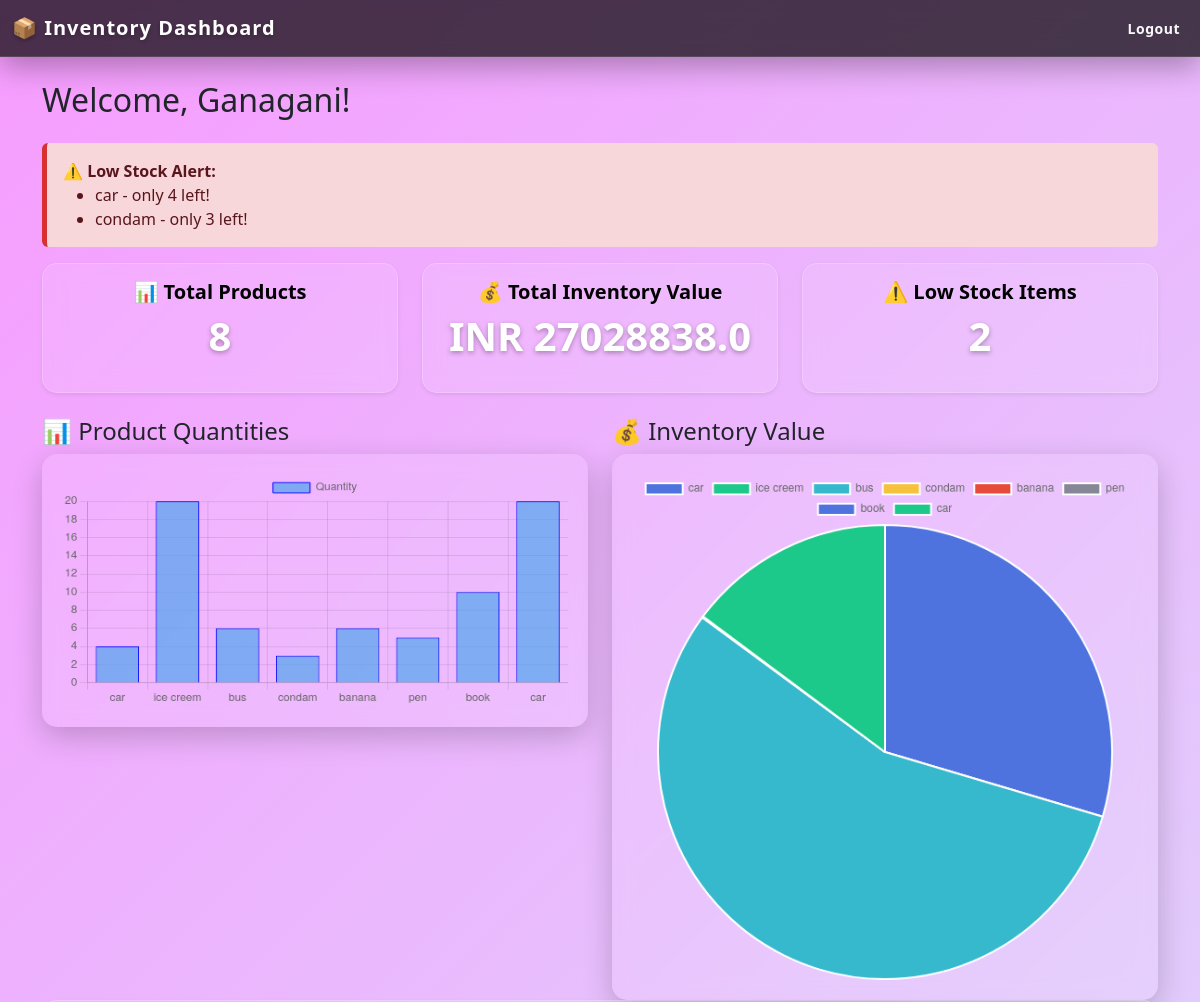
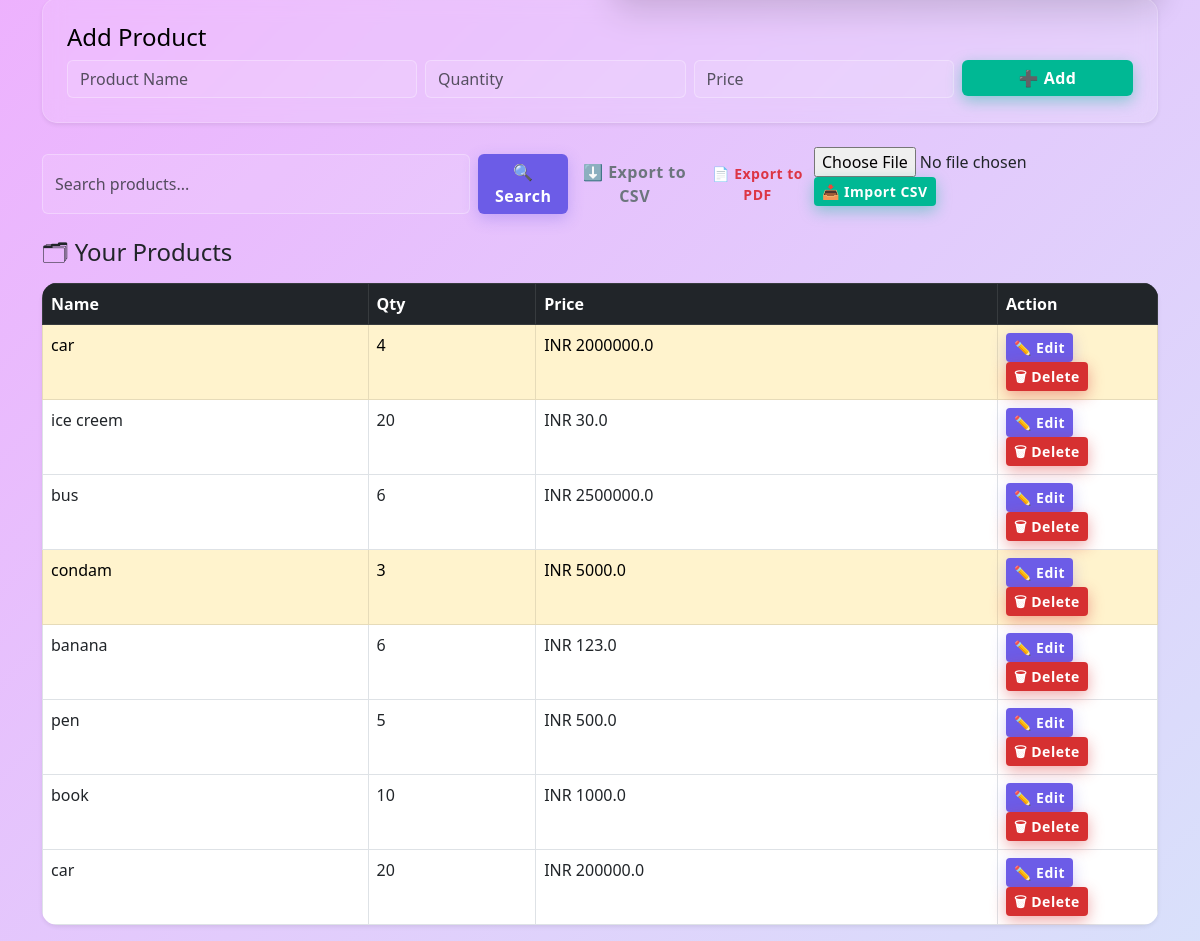
The app's page /dashboard/ (signed in) with its own data (2 pictures, top to bottom).
### inventory/models.py (models this page shows, shortened)
class Product(models.Model):
    name = models.CharField(max_length=100)
    quantity = models.IntegerField()
    price = models.FloatField()
    added_by = models.ForeignKey(User, on_delete=models.CASCADE)

### inventory/views.py (the view, shortened to what this page needs)
# urls.py: path('dashboard/', views.dashboard, name='dashboard'),
@login_required
def dashboard(request):
    user = request.user
    query = request.GET.get('q')
    if query:
        products = Product.objects.filter(name__icontains=query, added_by=user)
    else:
        products = Product.objects.filter(added_by=user)
    low_stock_products = products.filter(quantity__lt=5)
    total_products = products.count()
    total_value = products.aggregate(value=Sum(F('quantity') * F('price')))['value'] or 0
    low_stock_count = low_stock_products.count()
    product_names = [p.name for p in products]
    product_quantities = [p.quantity for p in products]
    product_values = [p.price * p.quantity for p in products]
    return render(request, 'dashboard.html', {
        'products': products,
        'low_stock_products': low_stock_products,
        'total_products': total_products,
        'total_value': total_value,
        'low_stock_count': low_stock_count,
        'user': user,
        'product_names': json.dumps(product_names, cls=DjangoJSONEncoder),
        'product_quantities': json.dumps(product_quantities, cls=DjangoJSONEncoder),
        'product_values': json.dumps(product_values, cls=DjangoJSONEncoder),
    })

### inventory/templates/dashboard.html (shortened to what this page needs)
<!DOCTYPE html>
<html lang="en">
<head>
    <link href="https://cdn.jsdelivr.net/npm/bootstrap@5.3.0/dist/css/bootstrap.min.css" rel="stylesheet">
</head>
<body class="bg-light">
<nav class="navbar navbar-expand-lg navbar-dark bg-dark mb-4">
    <div class="container-fluid">
        <a class="navbar-brand" href="#">📦 Inventory Dashboard</a>
        <div class="d-flex">
            <a href="{% url 'logout_user' %}" class="btn btn-outline-light btn-sm">Logout</a>
        </div>
    </div>
</nav>
<div class="container">
    <h2 class="mb-4">Welcome, {{ user.username }}!</h2>
    {% if low_stock_products %}
    <div class="alert alert-danger">
        <strong>⚠️ Low Stock Alert:</strong>
        <ul class="mb-0">
            {% for item in low_stock_products %}
                <li>{{ item.name }} - only {{ item.quantity }} left!</li>
            {% endfor %}
        </ul>
    </div>
    {% endif %}
    <div class="row text-center mb-4">
        <div class="col-md-4">
            <div class="card border-0 shadow-sm">
                <div class="card-body">
                    <h5 class="card-title">📊 Total Products</h5>
                    <p class="display-6">{{ total_products }}</p>
                </div>
            </div>
        </div>
        <div class="col-md-4">
            <div class="card border-0 shadow-sm">
                <div class="card-body">
                    <h5 class="card-title">💰 Total Inventory Value</h5>
                    <p class="display-6">INR {{ total_value }}</p>
                </div>
            </div>
        </div>
        <div class="col-md-4">
            <div class="card bg-warning border-0 shadow-sm">
                <div class="card-body">
                    <h5 class="card-title">⚠️ Low Stock Items</h5>
                    <p class="display-6">{{ low_stock_count }}</p>
                </div>
            </div>
        </div>
    </div>
    <div class="row mt-4">
    <div class="col-md-6">
        <h4>📊 Product Quantities</h4>
        <canvas id="quantityChart"></canvas>
    </div>
    <div class="col-md-6">
        <h4>💰 Inventory Value</h4>
        <canvas id="valueChart"></canvas>
    </div>
</div>
    <div class="card p-4 mb-4 shadow-sm">
        <h4>Add Product</h4>
        <form method="POST">
            <div class="row g-2">
                <div class="col-md-4">
                    <input type="text" name="name" class="form-control" placeholder="Product Name" required>
                </div>
                <div class="col-md-3">
                    <input type="number" name="quantity" class="form-control" placeholder="Quantity" required>
                </div>
                <div class="col-md-3">
                    <input type="number" name="price" step="0.01" class="form-control" placeholder="Price" required>
                </div>
                <div class="col-md-2">
                    <button type="submit" class="btn btn-success w-100">➕ Add</button>
                </div>
            </div>
        </form>
    </div>
    <div class="d-flex justify-content-between align-items-center mb-3">
        <form method="GET" class="d-flex" style="width: 60%;">
            <input type="text" name="q" class="form-control me-2" placeholder="Search products..." value="{{ request.GET.q }}">
            <button type="submit" class="btn btn-primary">🔍 Search</button>
        </form>
        <a href="{% url 'export_products_csv' %}" class="btn btn-outline-secondary">⬇️ Export to CSV</a>
        <a href="{% url 'export_products_pdf' %}" class="btn btn-outline-danger btn-sm">📄 Export to PDF</a>
        <form action="{% url 'import_products_csv' %}" method="POST" enctype="multipart/form-data" class="mb-3">
    <input type="file" name="csv_file" accept=".csv" required>
    <button type="submit" class="btn btn-success btn-sm">📥 Import CSV</button>
</form>
    </div>
    <h4 class="mb-3">🗂 Your Products</h4>
    <table class="table table-bordered table-hover shadow-sm bg-white">
        <thead class="table-dark">
            <tr>
                <th>Name</th>
                <th>Qty</th>
                <th>Price</th>
                <th style="width: 160px;">Action</th>
            </tr>
        </thead>
        <tbody>
            {% for p in products %}
            <tr class="{% if p.quantity < 5 %}table-warning{% endif %}">
                <td>{{ p.name }}</td>
                <td>{{ p.quantity }}</td>
                <td>INR {{ p.price }}</td>
                <td>
                    <a href="{% url 'edit_product' p.id %}" class="btn btn-sm btn-primary">✏️ Edit</a>
                    <a href="{% url 'delete_product' p.id %}" class="btn btn-sm btn-danger" onclick="confirmDelete(event, this.href)">🗑 Delete</a>
                </td>
            </tr>
            {% empty %}
            <tr><td colspan="4" class="text-center">No products yet.</td></tr>
            {% endfor %}
        </tbody>
    </table>
</div>
<script>
    const productNames = {{ product_names|safe }};
    const productQuantities = {{ product_quantities|safe }};
    const productValues = {{ product_values|safe }};
    const quantityChart = new Chart(document.getElementById('quantityChart'), {
        type: 'bar',
        data: {
            labels: productNames,
            datasets: [{
                label: 'Quantity',
                data: productQuantities,
                backgroundColor: 'rgba(54, 162, 235, 0.6)',
                borderColor: 'blue',
                borderWidth: 1
            }]
        },
        options: {
            responsive: true,
            scales: { y: { beginAtZero: true } }
        }
    });
    const valueChart = new Chart(document.getElementById('valueChart'), {
        type: 'pie',
        data: {
            labels: productNames,
            datasets: [{
                label: 'Inventory Value',
                data: productValues,
                backgroundColor: [
                    '#4e73df', '#1cc88a', '#36b9cc',
                    '#f6c23e', '#e74a3b', '#858796'
                ]
            }]
        },
        options: {
            responsive: true,
        }
    });
</script>
</body>
</html>

### inventory/templates/dashboard.html (style rules this page uses)
:root { --primary: #6c5ce7; --primary-dark: #5649c0; --secondary: #00cec9; --accent: #fd79a8; --dark:rgb(54, 45, 43); --light:rgb(253, 253, 255); --success: #00b894; --danger: #d63031; --warning: #fdcb6e; --info: #0984e3; --shadow-color: rgba(108, 92, 231, 0.3); --transition: all 0.4s cubic-bezier(0.175, 0.885, 0.32, 1.275); }
body { background: linear-gradient(-45deg,rgba(32, 1, 1, 0.23),rgba(29, 26, 26, 0.35),rgba(139, 244, 248, 0.38),rgb(247, 156, 255)); background-size: 400% 400%; animation: gradientBG 15s ease infinite; perspective: 1000px; min-height: 100vh; font-family: 'Segoe UI', Tahoma, Geneva, Verdana, sans-serif; }
.navbar { background: rgba(0, 0, 0, 0.7) !important; backdrop-filter: blur(10px); box-shadow: 0 10px 30px rgba(0, 0, 0, 0.3); transform-style: preserve-3d; border-bottom: 1px solid rgba(255, 255, 255, 0.1); }
.navbar-brand { font-weight: 700; letter-spacing: 1px; text-shadow: 0 2px 5px rgba(0, 0, 0, 0.3); transform: translateZ(20px); }
.btn-outline-light { border: 1px solid rgba(255, 255, 255, 0.3); transition: var(--transition); transform: translateZ(15px); }
.card { background: rgba(255, 255, 255, 0.1) !important; backdrop-filter: blur(10px); border: 1px solid rgba(255, 255, 255, 0.2) !important; border-radius: 15px !important; color: black; transform-style: preserve-3d; transition: var(--transition); box-shadow: 0 10px 30px rgba(0, 0, 0, 0.2); overflow: hidden; }
.card-title { font-weight: 600; transform: translateZ(30px); }
.display-6 { font-weight: 700; color: white; text-shadow: 0 2px 5px rgba(0, 0, 0, 0.3); transform: translateZ(40px); }
.alert { backdrop-filter: blur(10px); border: none; border-left: 5px solid var(--danger); animation: pulse 2s infinite; transform-style: preserve-3d; }
.form-control { background: rgba(255, 255, 255, 0.1) !important; border: 1px solid rgba(255, 255, 255, 0.3) !important; color: white !important; transition: var(--transition); transform: translateZ(20px); }
.btn { transition: var(--transition) !important; transform-style: preserve-3d; position: relative; overflow: hidden; border: none !important; font-weight: 600; letter-spacing: 0.5px; }
.btn::before { content: ''; position: absolute; top: 0; left: -100%; width: 100%; height: 100%; background: linear-gradient(90deg, transparent, rgba(255, 255, 255, 0.2), transparent); transition: 0.5s; }
.btn-success { background: var(--success) !important; box-shadow: 0 5px 15px rgba(0, 184, 148, 0.4) !important; transform: translateZ(25px); }
.btn-primary { background: var(--primary) !important; box-shadow: 0 5px 15px var(--shadow-color) !important; transform: translateZ(25px); }
.btn-danger { background: var(--danger) !important; box-shadow: 0 5px 15px rgba(214, 48, 49, 0.4) !important; transform: translateZ(25px); }
.table { background: rgba(255, 255, 255, 0.1) !important; backdrop-filter: blur(10px); border-radius: 15px !important; overflow: hidden; transform-style: preserve-3d; transition: var(--transition); }
.table-dark { background: rgba(0, 0, 0, 0.5) !important; }
.table-warning { animation: warningPulse 2s infinite; }
canvas { background: rgba(255, 255, 255, 0.1); backdrop-filter: blur(10px); border-radius: 15px; padding: 20px; box-shadow: 0 10px 30px rgba(0, 0, 0, 0.2); transform-style: preserve-3d; transition: var(--transition); }

### records on screen
Product: name "car", quantity "4", price "2000000.0"
Product: name "condam", quantity "3", price "5000.0"
Product: name "ice creem", quantity "20", price "30.0"
Product: name "bus", quantity "6", price "2500000.0"
Product: name "banana", quantity "6", price "123.0"
Product: name "pen", quantity "5", price "500.0"
Product: name "book", quantity "10", price "1000.0"
Product: name "car", quantity "20", price "200000.0"

### other values on screen
{{ user.username }} "Ganagani"
{{ total_products }} "8"
{{ total_value }} "27028838.0"
{{ low_stock_count }} "2"
chart data {{ product_names|safe }} ["car", "ice creem", "bus", "condam", "banana", "pen", "book", "car"]
chart data {{ product_quantities|safe }} [4, 20, 6, 3, 6, 5, 10, 20]
chart data {{ product_values|safe }} [8000000.0, 600.0, 15000000.0, 15000.0, 738.0, 2500.0, 10000.0, 4000000.0]
